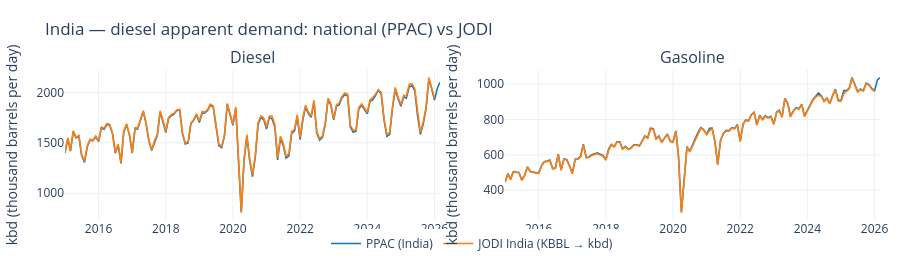

The cell this chart's notebook holds for it:
### Markdown cell above
## 4. India — PPAC vs JODI (diesel, monthly, kbd)

We pick **one JODI unit** (`KBBL`) so the orange line is not duplicated five times. PPAC is already in **kt**; `load_unified` converts both sides to **kbd**.

### Code cell
india = load_unified(
    metric="TOTDEMO",
    product_canonical=["Diesel","Gasoline"],
    countries=["India"],
    start="2015-01-01",
    end=None,
    processed_dir=PROCESSED_ROOT,
)

df_ppac = india[india["source"] == "PPAC"].copy()
df_jodi = india[(india["source"] == "JODI") & (india["unit_native"] == "KBBL")].copy()

# `cross_source_comparison_chart` needs the SAME product string in both frames.
# We use the canonical name on both sides.
df_ppac["plot_product"] = df_ppac["product_canonical"]
df_jodi["plot_product"] = df_jodi["product_canonical"]

fig_in = cross_source_comparison_chart(
    df_ppac,
    df_jodi,
    products=["Diesel", "Gasoline"],
    label_a="PPAC (India)",
    label_b="JODI India (KBBL → kbd)",
    value_col_a="value_target",
    value_col_b="value_target",
    date_col_a="date",
    date_col_b="date",
    product_col_a="plot_product",
    product_col_b="plot_product",
    title="India — diesel apparent demand: national (PPAC) vs JODI",
    units_label="kbd (thousand barrels per day)",
)
fig_in.show()

### Figure 1 — Plotly figure (JSON) as saved in the notebook; plotly's stock layout.template omitted (floating-point values rounded to 4 significant figures; data arrays with more than 128 entries replaced by an {"elided": "..."} marker saying what was removed)
{"data": [{"hovertemplate": "<b>Diesel — PPAC (India)</b><br>%{x|%Y-%m}: %{y:,.1f} kbd (thousand barrels per day)<extra></extra>", "legendgroup": "PPAC (India)", "line": {"color": "#1f77b4", "width": 1.6}, "mode": "lines", "name": "PPAC (India)", "showlegend": true, "type": "scatter", "x": {"elided": "135 str values"}, "xaxis": "x", "y": {"elided": "135 float values"}, "yaxis": "y"}, {"hovertemplate": "<b>Diesel — JODI India (KBBL → kbd)</b><br>%{x|%Y-%m}: %{y:,.1f} kbd (thousand barrels per day)<extra></extra>", "legendgroup": "JODI India (KBBL → kbd)", "line": {"color": "#ff7f0e", "width": 1.6}, "mode": "lines", "name": "JODI India (KBBL → kbd)", "showlegend": true, "type": "scatter", "x": {"elided": "134 str values"}, "xaxis": "x", "y": {"elided": "134 float values"}, "yaxis": "y"}, {"hovertemplate": "<b>Gasoline — PPAC (India)</b><br>%{x|%Y-%m}: %{y:,.1f} kbd (thousand barrels per day)<extra></extra>", "legendgroup": "PPAC (India)", "line": {"color": "#1f77b4", "width": 1.6}, "mode": "lines", "name": "PPAC (India)", "showlegend": false, "type": "scatter", "x": {"elided": "135 str values"}, "xaxis": "x2", "y": {"elided": "135 float values"}, "yaxis": "y2"}, {"hovertemplate": "<b>Gasoline — JODI India (KBBL → kbd)</b><br>%{x|%Y-%m}: %{y:,.1f} kbd (thousand barrels per day)<extra></extra>", "legendgroup": "JODI India (KBBL → kbd)", "line": {"color": "#ff7f0e", "width": 1.6}, "mode": "lines", "name": "JODI India (KBBL → kbd)", "showlegend": false, "type": "scatter", "x": {"elided": "134 str values"}, "xaxis": "x2", "y": {"elided": "134 float values"}, "yaxis": "y2"}], "layout": {"annotations": [{"font": {"size": 16}, "showarrow": false, "text": "Diesel", "x": 0.23, "xanchor": "center", "xref": "paper", "y": 1, "yanchor": "bottom", "yref": "paper"}, {"font": {"size": 16}, "showarrow": false, "text": "Gasoline", "x": 0.77, "xanchor": "center", "xref": "paper", "y": 1, "yanchor": "bottom", "yref": "paper"}], "height": 280, "hovermode": "x unified", "legend": {"orientation": "h", "x": 0.5, "xanchor": "center", "y": -0.06, "yanchor": "top"}, "margin": {"b": 60, "l": 60, "r": 20, "t": 70}, "title": {"text": "India — diesel apparent demand: national (PPAC) vs JODI"}, "xaxis": {"anchor": "y", "domain": [0, 0.46]}, "xaxis2": {"anchor": "y2", "domain": [0.54, 1]}, "yaxis": {"anchor": "x", "domain": [0, 1], "title": {"text": "kbd (thousand barrels per day)"}}, "yaxis2": {"anchor": "x2", "domain": [0, 1], "title": {"text": "kbd (thousand barrels per day)"}}}}
